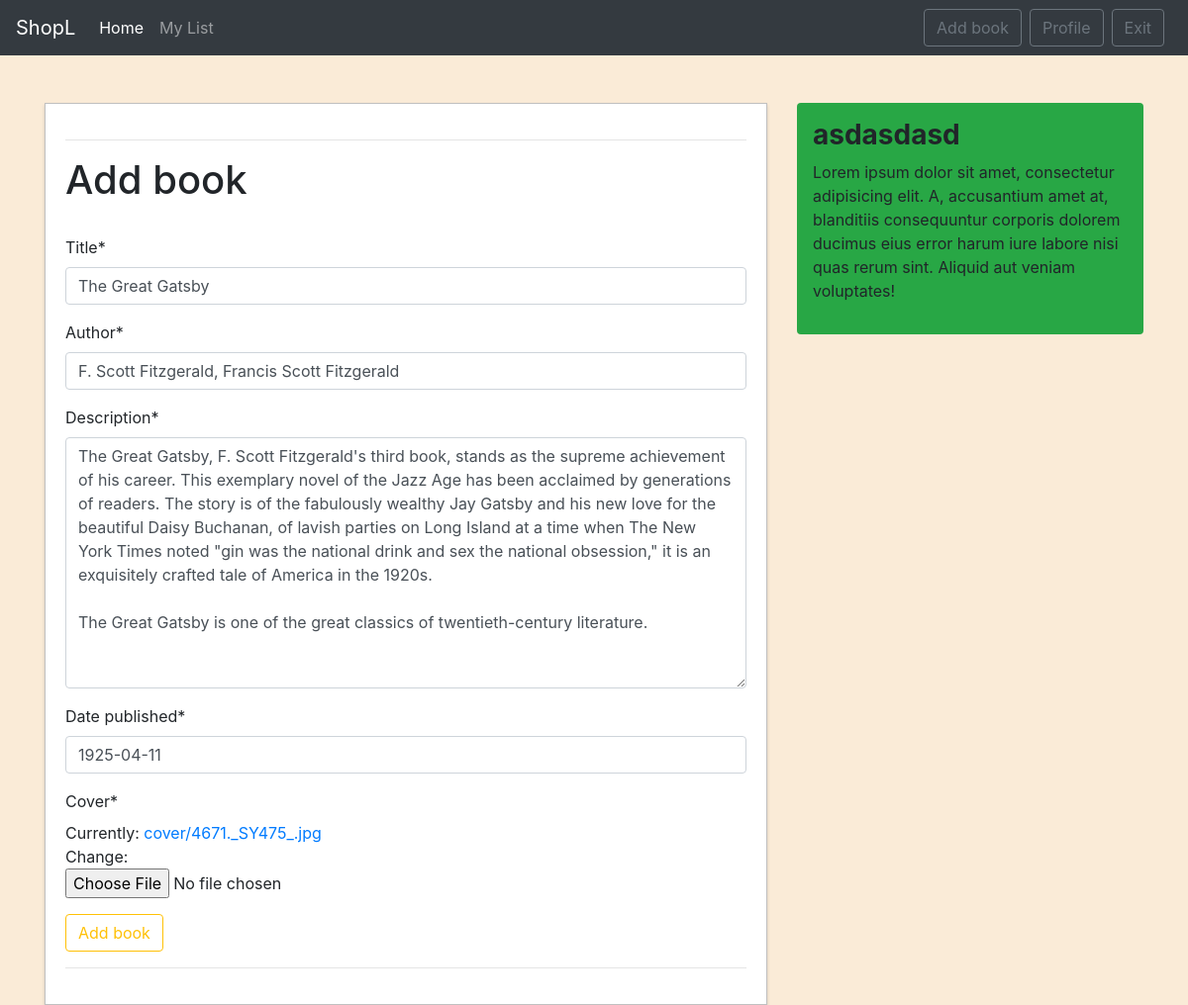
The page /product/7/update/ (signed in) on the database its author committed.
### shop/models.py (models this page shows, shortened)
class Product(models.Model):
    title = models.CharField(max_length=100)
    author = models.CharField(max_length=100)
    description = models.TextField()
    date_published = models.DateField()
    date_add = models.DateTimeField(default=timezone.now)
    author_post = models.ForeignKey(User, on_delete=models.CASCADE)
    cover = models.ImageField(default='cover.png', upload_to='cover')

### shop/views.py (the view, shortened to what this page needs)
# urls.py: path('product/<int:pk>/update/', views.UpdateShowMain.as_view(), name='product-update'),
class UpdateShowMain(LoginRequiredMixin, UserPassesTestMixin, UpdateView):
    model = Product
    fields = ['title', 'author', 'description', 'date_published', 'cover']
    def test_func(self):
        product = self.get_object()
        if self.request.user == product.author_post:
            return True
        return False

### shop/templates/shop/product_form.html (shortened to what this page needs)
{% extends 'shop/main.html' %}
{% load crispy_forms_tags %}
{% block main_section %}
    <div class="form-section">
        <hr>
        <h1>Add book</h1><br>
        <form method="POST">
            {{ form|crispy }}
            <button type="submit" class="btn btn-outline-warning">Add book</button>
        </form>
        <hr>
    </div>
{% endblock main_section%}

### shop/static/shop/main.css (style rules this page uses)
body { background-color: antiquewhite; }
.form-section { background: #fff; padding: 20px; border: 1px solid silver; box-sizing: border-box; width: 100%; -webkit-box-shadow: 0 2px 3px 0 rgba(74,74,74,.21); -moz-box-shadow: 0 2px 3px 0 rgba(74,74,74,.21); box-shadow: 0 2px 3px 0 rgba(74,74,74,.21); }

### rows shown on the page
Product: title "The Great Gatsby", author "F. Scott Fitzgerald, Francis Scott Fitzgerald", description "The Great Gatsby, F. Scott Fitzgerald's third book, stands as the supreme achievement of his career. This exemplary novel of the Jazz Age has been acclaimed by generations of readers. The story is of the fabulously wealthy Jay Gatsby and his new love for the beautiful Daisy Buchanan, of lavish parties on Long Island at a time when The New York Times noted \"gin was the national drink and sex the national obsession,\" it is an exquisitely crafted tale of America in the 1920s. The Great Gatsby is one of the great classics of twentieth-century literature.", date_published "1925-04-11"
